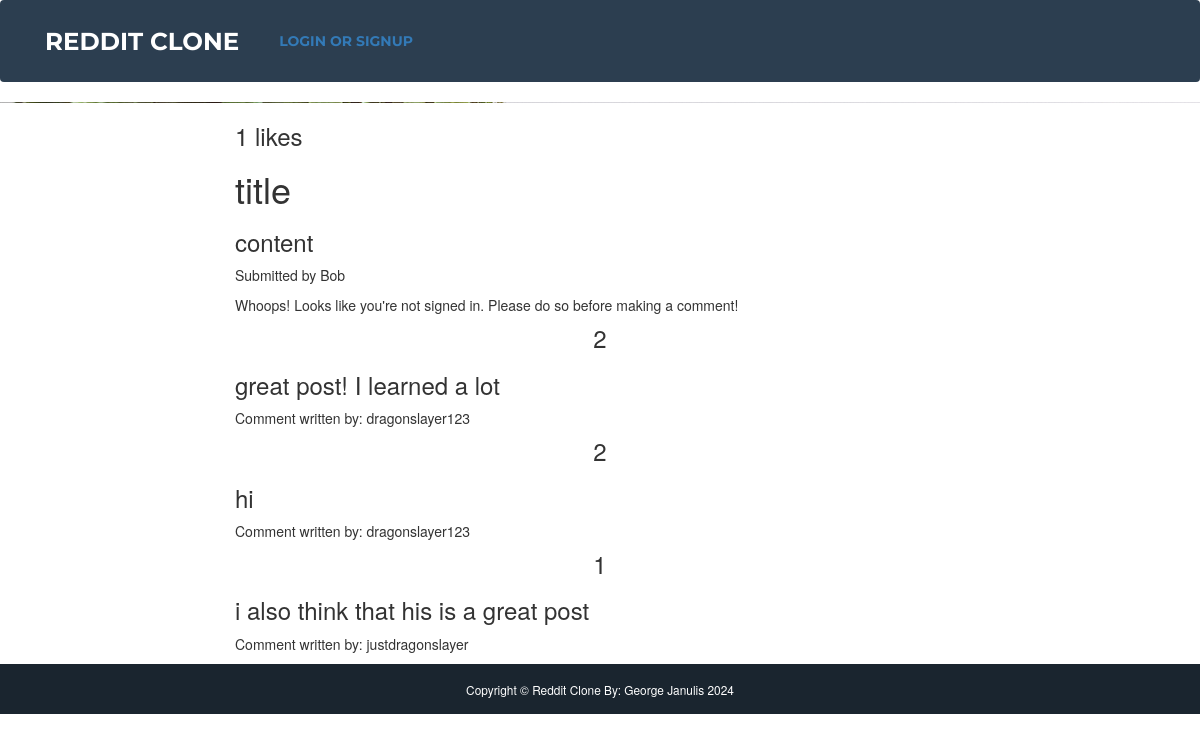
/posts/1, run on the app's committed database.
### reddit/models.py (models this page shows)
class PostDB(db.Model):
    __tablename__ = 'posts'
    id = db.Column(db.Integer, primary_key=True, nullable=False)
    title = db.Column(db.String(50), nullable=False)
    content = db.Column(db.String(1000), nullable=False)
    author = db.Column(db.String(24), db.ForeignKey('users.username'), nullable=False)
    num_likes = db.Column(db.Integer, nullable=False)
    time = db.Column(db.DateTime, nullable=False)

class CommentDB(db.Model):
    __tablename__ = 'comments'
    id = db.Column(db.Integer, primary_key=True, nullable=False)
    content = db.Column(db.String(250), nullable=False)
    author = db.Column(db.String(24), db.ForeignKey('users.username'), nullable=False)
    post_id = db.Column(db.Integer, db.ForeignKey('posts.id'), nullable=False)
    num_likes = db.Column(db.Integer, nullable=False)
    time = db.Column(db.DateTime, nullable=False)

### reddit/views.py (the view, shortened to what this page needs)
@app.route('/posts/<post_id>', methods=['GET', 'POST'])
def post(post_id):
    if request.method == 'GET':
        post = PostDB.query.filter_by(id=post_id).first()
        if post is None:
            return render_template('error.html', error="Post doesn't exist")
        comments = CommentDB.query.filter_by(post_id=post_id).all()
        return render_template('post.html', post=post, comments=comments)

### reddit/templates/post.html (shortened to what this page needs)
{% extends "base.html" %}
{% block content %}
<h3> {{ post.num_likes }} likes </h3>
<h1>{{ post.title }}</h1>
<h3>{{ post.content }}</h3>
<p>Submitted by {{ post.author }}</p>
{% if current_user.is_authenticated %}
    <h2>Submit a comment (be respectful!): </h2>
    <form action="{{ url_for('post', post_id=post.id) }}" name="write" method="POST">
        <textarea name="content" class="form-control" placeholder="Content" type="text"></textarea>
        <br>
        <button class="btn btn-secondary" type="submit">Submit Comment</button>
    </form>
{% else %}
    <p>Whoops! Looks like you're not signed in. Please do so before making a comment!</p>
{% endif %}
{% for comment in comments %}
    <h3 style="text-align: center; margin: 0 0 0 0;">{{ comment.num_likes }}</h3>
    <h3>{{ comment.content }}</h3>
    <p>Comment written by: {{ comment.author }}</p>
{% endfor %}
{% endblock %}

### data on the page
PostDB: num_likes "1", title "title", content "content", author "Bob"
CommentDB: num_likes "2", content "great post! I learned a lot", author "dragonslayer123"
CommentDB: num_likes "2", content "hi", author "dragonslayer123"
CommentDB: num_likes "1", content "i also think that his is a great post", author "justdragonslayer"
